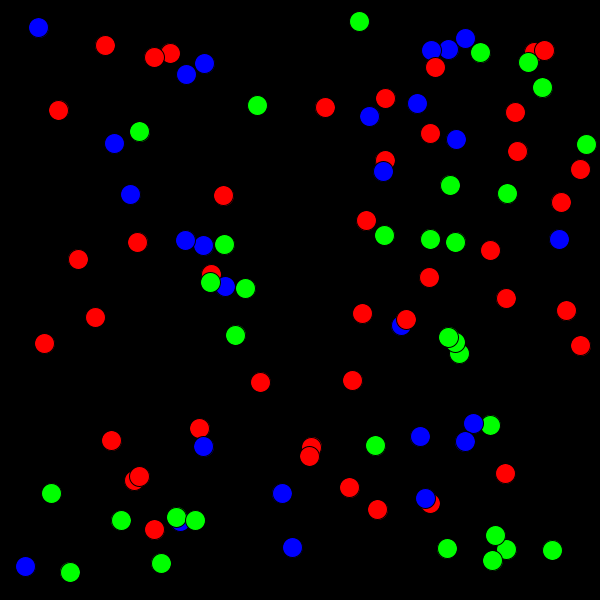
Frame 1 (no input)
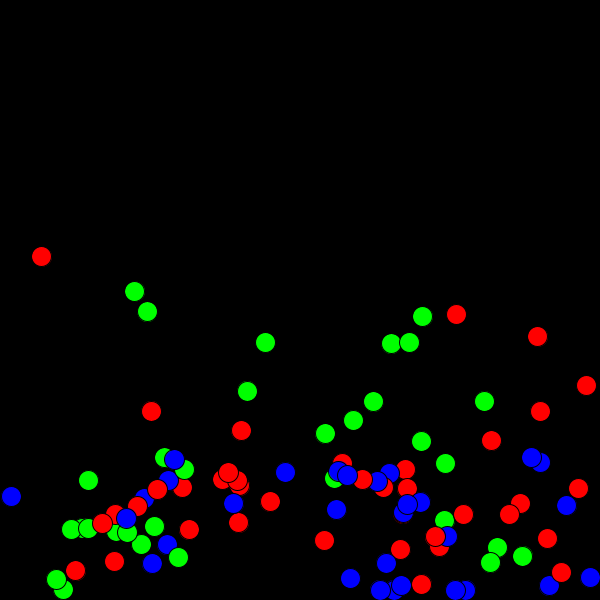
Frame 60 (the mouse pressed at the canvas centre just before this capture)
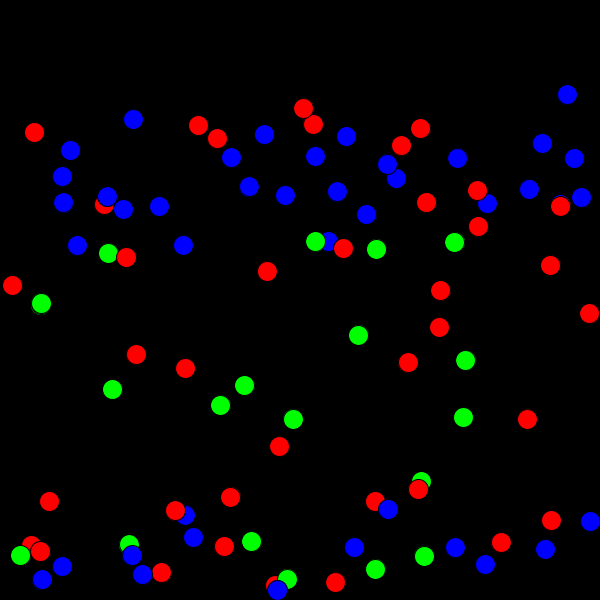
Frame 120 (the mouse held since frame 60 and released just before this capture)

The Processing sketch that drew these frames (run headless with seeded random() and noise(); from frame 60 on, the mouse is pressed at the canvas centre):

// Processing sketch: processing_126328
// ── processing_126328.pde

/**
From tutorial
http://www.youtube.com/watch?v=PP4_96YzBnM
*/

//DECLARATION
/*
Ball myBall;
Ball myBall2;
Ball myBall3;
*/

int balls = 100;

Ball [] ballCollection = new Ball[balls];

void setup() {
  size(600,600);
  //size(displayWidth, displayHeight-48);
  
  //INITIALIZE
  //myBall = new Ball(width/4,height/2);
  //myBall2 = new Ball(width/3,height/3);
  //myBall3 = new Ball(width/2,height/4);
  for(int i=0; i < ballCollection.length;i++){
    ballCollection[i] = new Ball(random(10,width-10),random(10,height-10));
  }
}

void draw(){
  background(0);
  
  //CALL FUNCTIONALITY
  //myBall.run();
  //myBall2.run();
  //myBall3.run();
  for(int i=0; i < ballCollection.length; i++){
    ballCollection[i].run();
  }
}


class Ball{
 //VARIABLES
 float x = 0;
 float y = 0;
 float speedX = random(-2,2);
 float speedY = random(-2,2);
 
 //CONSTRUCTOR
 Ball(float _x, float _y){
  x = _x;
  y = _y; 
 }
 
 //FUNCTIONS
 void run(){
   display();
   move();
   bounce();
   gravity();
   verifyGravity(); 
 }
 
  void display(){
    if(speedX > 0){
      fill(255,0,0);
    }
    else if(speedY > 0){
      fill(0,255,0);
    }
    else{
      fill(0,0,255); 
    }    
    ellipse( x, y, 20, 20); 
 }
 
 void move(){
  x += speedX;
  y += speedY;
 }

 void bounce(){
   if(x > (width-10)){
     speedX *= -1;

   }
   if(x < 10){
     speedX *= -1;

   }
   if(y > (height-10)){
     speedY *= -1;

   }
   if(y < 10){
     speedY *= -1;

   }   
 }
 
  void gravity(){
    speedY += 0.2;
  }
  
  void verifyGravity(){
    if(y > height-10){
     y = height-10;
    }
  }
}
